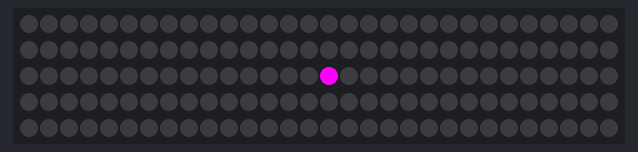
Bench run of a sketch on a simulated Arduino Uno, built for the host (arithmetic inside an expression is 32-bit, double 64-bit). Parts: 150 RGB LEDs in strip order, left to right, continuing on the next row.

Above: at 4.25 s.
At 10.2 s:
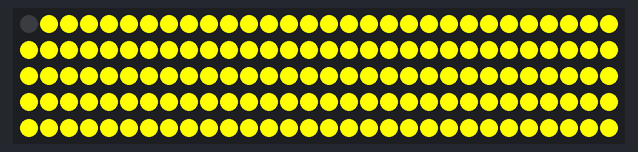
At 24.89 s:
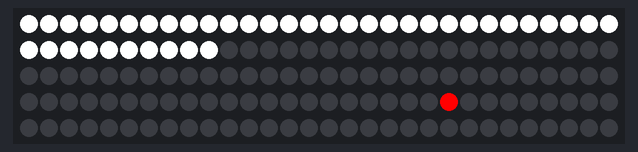
At 27.64 s:
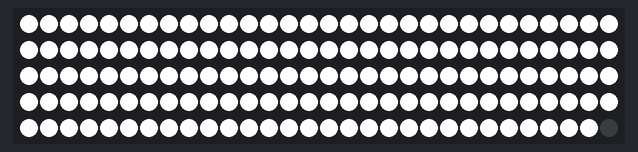
At 31.93 s:
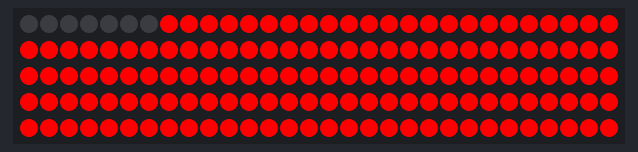
At 39.73 s:
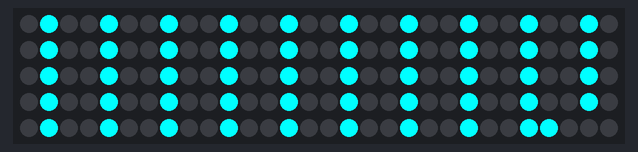

The sketch:

neopixel-disco.ino
```cpp
// (licence header left out)
#include <FastLED.h>

/// The number of individual LEDs in the NeoPixel strip
#define NUM_LEDS 150

/// The GPIO pin that controls the LEDs
#define DATA_PIN 6

/// Memory for the LED state
static CRGB leds[NUM_LEDS];

/// The length of the rainbow colour array
#define RAINBOW_LEN 7

/// An array of colours in the rainbow
static CRGB rainbow[RAINBOW_LEN] = {
    CRGB::Red,
    CRGB::Orange,
    CRGB::Yellow,
    CRGB::Green,
    CRGB::Blue,
    CRGB::Indigo,
    CRGB::Violet
};

/**
 * Called once to initialise the system upon power up and installation
 */
void setup() {
    // Initialise
    FastLED.addLeds<NEOPIXEL, DATA_PIN>(leds, NUM_LEDS);
}

/**
 * Move a dot from the bottom (LED at position 0) to the top of the neopixel strip.
 *
 * @param top {Integer} The total number of LEDs
 * @param fg_colour {Object} The colour of the "moving" LED
 * @param bg_colour {Object} The colur that will be used to erase the "moving" LED
 * @param delay_ms {Integer} The number of milliseconds to wait in between each frame
 */
static void dotBottomToTop(int top, CRGB fg_colour, CRGB bg_colour, int delay_ms) {
    for(int dot = 0; dot < top; dot++) {
        leds[dot] = fg_colour;
        FastLED.show();
        leds[dot] = bg_colour;
        delay(delay_ms);
    }
}

/**
 * Move a dot from the top to the bottom (LED at position 0) of the neopixel strip.
 *
 * @param top {Integer} The total number of LEDs
 * @param fg_colour {Object} The colour of the "moving" LED
 * @param bg_colour {Object} The colur that will be used to erase the "moving" LED
 * @param delay_ms {Integer} The number of milliseconds to wait in between each frame
 */
static void dotTopToBottom(int top, CRGB fg_colour, CRGB bg_colour, int delay_ms) {
    for(int dot = top; dot >= 0; dot--) {
        leds[dot] = fg_colour;
        FastLED.show();
        leds[dot] = bg_colour;
        delay(delay_ms);
    }
}

/**
 * Move two dots from the centre of the neopixel strip to the top and bottom (LED at position 0).
 *
 * @param top {Integer} The total number of LEDs
 * @param fg_colour {Object} The colour of the "moving" LED
 * @param bg_colour {Object} The colur that will be used to erase the "moving" LED
 * @param delay_ms {Integer} The number of milliseconds to wait in between each frame
 */
static void dotMiddleOut(int top, CRGB fg_colour, CRGB bg_colour, int delay_ms) {
    int half = (int)(top * 0.5);
    for(int dot = 0; dot < half; dot++) {
        leds[half + dot] = fg_colour;
        leds[half - dot] = fg_colour;
        FastLED.show();
        leds[half + dot] = bg_colour;
        leds[half - dot] = bg_colour;
        delay(delay_ms);
    }
}

/**
 * Move two dots from the top and bottom (LED at position 0) to the centre of the neopixel strip.
 *
 * @param top {Integer} The total number of LEDs
 * @param fg_colour {Object} The colour of the "moving" LED
 * @param bg_colour {Object} The colur that will be used to erase the "moving" LED
 * @param delay_ms {Integer} The number of milliseconds to wait in between each frame
 */
static void dotOutsideIn(int top, CRGB fg_colour, CRGB bg_colour, int delay_ms) {
    int half = (int)(top * 0.5);
    for(int dot = half; dot >= 0; dot--) {
        leds[half + dot] = fg_colour;
        leds[half - dot] = fg_colour;
        FastLED.show();
        leds[half + dot] = bg_colour;
        leds[half - dot] = bg_colour;
        delay(delay_ms);
    }
}

/**
 * Colour all LEDs from the bottom (LED at position 0) to the top of the neopixel strip.
 *
 * @param top {Integer} The total number of LEDs
 * @param colour {Object} The colour of the LEDs
 * @param delay_ms {Integer} The number of milliseconds to wait in between each frame
 */
static void fillBottomToTop(int top, CRGB bar_colour, int delay_ms) {
    dotBottomToTop(top, bar_colour, bar_colour, delay_ms);
}

/**
 * Colour all LEDs from the top to the bottom (LED at position 0) of the neopixel strip.
 *
 * @param top {Integer} The total number of LEDs
 * @param colour {Object} The colour of the LEDs
 * @param delay_ms {Integer} The number of milliseconds to wait in between each frame
 */
static void fillTopToBottom(int top, CRGB bar_colour, int delay_ms) {
    dotTopToBottom(top, bar_colour, bar_colour, delay_ms);
}

/**
 * As with a graphic equaliser, colour LEDs from the bottom (LED at position 0) to the
 * top of the neopixel strip, leaving a single LED coloured and then dropping the bar back
 * down to the bottom.
 *
 * @param top {Integer} The total number of LEDs
 * @param top_colour {Object} The colour of the LED at the peak of the bar
 * @param bar_colour {Object} The colour of the LEDs in the bar
 * @param delay_ms {Integer} The number of milliseconds to wait in between each frame
 */
static void equaliser(int top, CRGB top_colour, CRGB bar_colour, int delay_ms) {
    fillBottomToTop(top, bar_colour, delay_ms);
    leds[top-1] = top_colour;
    fillTopToBottom(top-2, CRGB::Black, delay_ms);
}

/**
 * Colour LEDs, moving from the centre of the neopixel strip outwards to the top and bottom (LED at position 0).
 *
 * @param top {Integer} The total number of LEDs
 * @param bar_colour {Object} The colour of the LEDs
 * @param delay_ms {Integer} The number of milliseconds to wait in between each frame
 */
static void fillMiddleOut(int top, CRGB bar_colour, int delay_ms) {
    dotMiddleOut(top, bar_colour, bar_colour, delay_ms);
}

/**
 * Colour LEDs, moving from the ends of the neopixel strip inwards to the centre.
 *
 * @param top {Integer} The total number of LEDs
 * @param bar_colour {Object} The colour of the LEDs
 * @param delay_ms {Integer} The number of milliseconds to wait in between each frame
 */
static void fillOutsideIn(int top, CRGB bar_colour, int delay_ms) {
    dotOutsideIn(top, bar_colour, bar_colour, delay_ms);
}

/**
 * The steps in the animation. Epileptics beware, there are lots of flashign lights!
 */
void loop() {
    dotOutsideIn(NUM_LEDS, CRGB::Magenta, CRGB::Black, 50);
    dotOutsideIn(NUM_LEDS, CRGB::Magenta, CRGB::Black, 25);
    dotOutsideIn(NUM_LEDS, CRGB::Magenta, CRGB::Black, 10);
    dotOutsideIn(NUM_LEDS, CRGB::Magenta, CRGB::Black, 5);
    dotOutsideIn(NUM_LEDS, CRGB::Magenta, CRGB::Black, 5);
    dotOutsideIn(NUM_LEDS, CRGB::Magenta, CRGB::Black, 5);

    fillMiddleOut(NUM_LEDS, CRGB::Yellow, 2);
    delay(1000);

    dotTopToBottom(NUM_LEDS, CRGB::Black, CRGB::Black, 30);

    equaliser((int)(NUM_LEDS * 0.25),    CRGB::Red, CRGB::White, 10);
    equaliser((int)(NUM_LEDS * 0.25),    CRGB::Red, CRGB::White, 10);
    equaliser((int)(NUM_LEDS * 0.33333), CRGB::Red, CRGB::White, 10);
    equaliser((int)(NUM_LEDS * 0.5),     CRGB::Red, CRGB::White, 10);
    equaliser((int)(NUM_LEDS * 0.75),    CRGB::Red, CRGB::White, 10);
    equaliser(NUM_LEDS,                  CRGB::Red, CRGB::White, 10);

    fillTopToBottom(NUM_LEDS, CRGB::Red, 10);

    fillMiddleOut(NUM_LEDS, CRGB::Black, 30);

    int third = (int)(NUM_LEDS * 0.33333);
    for(int dot = 0; dot < third; dot++) {
        leds[dot * 3] = CRGB::Cyan;
        leds[dot * 3 + 1] = CRGB::Cyan;
        leds[dot * 3 + 2] = CRGB::Black;
        FastLED.show();
        delay(60);
    }

    for(int count = 0; count < 100; count++) {
        for(int dot = 0; dot < third; dot++) {
            leds[dot * 3 + (count % 3)] = CRGB::Cyan;
            leds[dot * 3 + (count % 3) - 1] = CRGB::Cyan;
            leds[dot * 3 + (count % 3) - 1] = CRGB::Black;
        }
        FastLED.show();
        delay(100);
    }

    fillOutsideIn(NUM_LEDS, CRGB::Green, 30);
    dotOutsideIn(NUM_LEDS, CRGB::Green, CRGB::Black, 20);

    fill_solid(leds, NUM_LEDS, CRGB::Black);
    FastLED.show();


    int bands = (int)NUM_LEDS / RAINBOW_LEN;
    for(int dot = 0; dot < NUM_LEDS; dot++) {
        leds[dot] = rainbow[dot / bands];
        FastLED.show();
        delay(30);
    }
}
```
